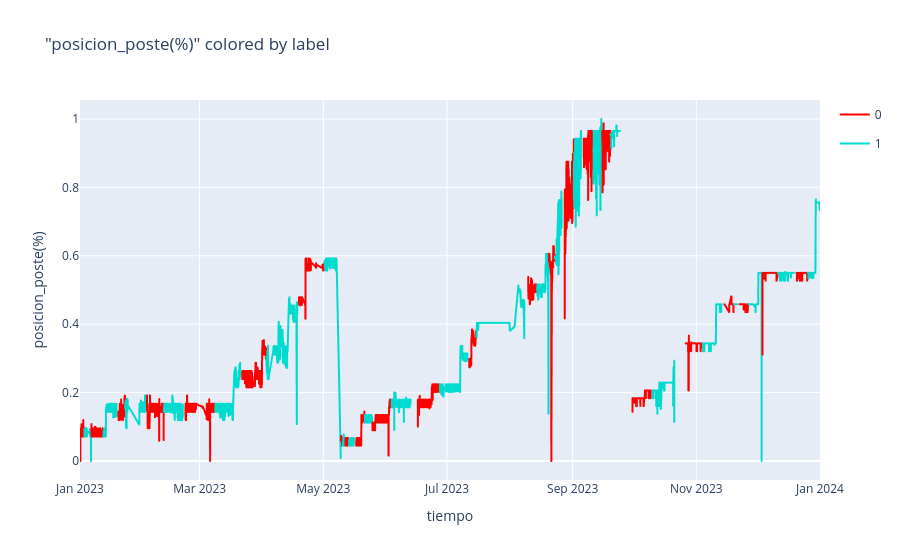

Notebook code for this chart:
### Code cell
plotLabels(dataframe    = scaled_data,
           variable     = preData.efficiency_cr1[0])

### Figure 1 — Plotly figure (JSON) as saved in the notebook; plotly's stock layout.template omitted (floating-point values rounded to 4 significant figures; data arrays with more than 128 entries replaced by an {"elided": "..."} marker saying what was removed)
{"data": [{"hoverinfo": "all", "legendgroup": "group0", "line": {"color": "rgb(255, 0, 0)"}, "mode": "lines", "name": "0", "showlegend": true, "text": "trajectory 1", "type": "scattergl", "x": {"elided": "243 str values"}, "y": {"elided": "243 float values"}}, {"legendgroup": "group0", "marker": {"color": "rgb(255, 0, 0)", "size": 10}, "mode": "markers", "name": "label 0", "showlegend": false, "type": "scattergl", "x": [null], "y": [null]}, {"hoverinfo": "all", "legendgroup": "group1", "line": {"color": "rgb(0, 219, 207)"}, "mode": "lines", "name": "1", "showlegend": true, "text": "trajectory 1", "type": "scattergl", "x": {"elided": "243 str values"}, "y": {"elided": "243 float values"}}, {"legendgroup": "group1", "marker": {"color": "rgb(0, 219, 207)", "size": 10}, "mode": "markers", "name": "label 1", "showlegend": false, "type": "scattergl", "x": [null], "y": [null]}, {"hoverinfo": "all", "legendgroup": "group0", "line": {"color": "rgb(255, 0, 0)"}, "mode": "lines", "name": "0", "showlegend": false, "text": "trajectory 3", "type": "scattergl", "x": {"elided": "614 str values"}, "y": {"elided": "614 float values"}}, {"legendgroup": "group0", "marker": {"color": "rgb(255, 0, 0)", "size": 10}, "mode": "markers", "name": "label 0", "showlegend": false, "type": "scattergl", "x": [null], "y": [null]}, {"hoverinfo": "all", "legendgroup": "group1", "line": {"color": "rgb(0, 219, 207)"}, "mode": "lines", "name": "1", "showlegend": false, "text": "trajectory 3", "type": "scattergl", "x": {"elided": "614 str values"}, "y": {"elided": "614 float values"}}, {"legendgroup": "group1", "marker": {"color": "rgb(0, 219, 207)", "size": 10}, "mode": "markers", "name": "label 1", "showlegend": false, "type": "scattergl", "x": [null], "y": [null]}, {"hoverinfo": "all", "legendgroup": "group0", "line": {"color": "rgb(255, 0, 0)"}, "mode": "lines", "name": "0", "showlegend": false, "text": "trajectory 7", "type": "scattergl", "x": {"elided": "443 str values"}, "y": {"elided": "443 float values"}}, {"legendgroup": "group0", "marker": {"color": "rgb(255, 0, 0)", "size": 10}, "mode": "markers", "name": "label 0", "showlegend": false, "type": "scattergl", "x": [null], "y": [null]}, {"hoverinfo": "all", "legendgroup": "group1", "line": {"color": "rgb(0, 219, 207)"}, "mode": "lines", "name": "1", "showlegend": false, "text": "trajectory 7", "type": "scattergl", "x": {"elided": "442 str values"}, "y": {"elided": "442 float values"}}, {"legendgroup": "group1", "marker": {"color": "rgb(0, 219, 207)", "size": 10}, "mode": "markers", "name": "label 1", "showlegend": false, "type": "scattergl", "x": [null], "y": [null]}, {"hoverinfo": "all", "legendgroup": "group0", "line": {"color": "rgb(255, 0, 0)"}, "mode": "lines", "name": "0", "showlegend": false, "text": "trajectory 9", "type": "scattergl", "x": {"elided": "748 str values"}, "y": {"elided": "748 float values"}}, {"legendgroup": "group0", "marker": {"color": "rgb(255, 0, 0)", "size": 10}, "mode": "markers", "name": "label 0", "showlegend": false, "type": "scattergl", "x": [null], "y": [null]}, {"hoverinfo": "all", "legendgroup": "group1", "line": {"color": "rgb(0, 219, 207)"}, "mode": "lines", "name": "1", "showlegend": false, "text": "trajectory 9", "type": "scattergl", "x": {"elided": "748 str values"}, "y": {"elided": "748 float values"}}, {"legendgroup": "group1", "marker": {"color": "rgb(0, 219, 207)", "size": 10}, "mode": "markers", "name": "label 1", "showlegend": false, "type": "scattergl", "x": [null], "y": [null]}, {"hoverinfo": "all", "legendgroup": "group0", "line": {"color": "rgb(255, 0, 0)"}, "mode": "lines", "name": "0", "showlegend": false, "text": "trajectory 11", "type": "scattergl", "x": {"elided": "993 str values"}, "y": {"elided": "993 float values"}}, {"legendgroup": "group0", "marker": {"color": "rgb(255, 0, 0)", "size": 10}, "mode": "markers", "name": "label 0", "showlegend": false, "type": "scattergl", "x": [null], "y": [null]}, {"hoverinfo": "all", "legendgroup": "group1", "line": {"color": "rgb(0, 219, 207)"}, "mode": "lines", "name": "1", "showlegend": false, "text": "trajectory 11", "type": "scattergl", "x": {"elided": "993 str values"}, "y": {"elided": "993 float values"}}, {"legendgroup": "group1", "marker": {"color": "rgb(0, 219, 207)", "size": 10}, "mode": "markers", "name": "label 1", "showlegend": false, "type": "scattergl", "x": [null], "y": [null]}, {"hoverinfo": "all", "legendgroup": "group0", "line": {"color": "rgb(255, 0, 0)"}, "mode": "lines", "name": "0", "showlegend": false, "text": "trajectory 15", "type": "scattergl", "x": {"elided": "1124 str values"}, "y": {"elided": "1124 float values"}}, {"legendgroup": "group0", "marker": {"color": "rgb(255, 0, 0)", "size": 10}, "mode": "markers", "name": "label 0", "showlegend": false, "type": "scattergl", "x": [null], "y": [null]}, {"hoverinfo": "all", "legendgroup": "group1", "line": {"color": "rgb(0, 219, 207)"}, "mode": "lines", "name": "1", "showlegend": false, "text": "trajectory 15", "type": "scattergl", "x": {"elided": "1123 str values"}, "y": {"elided": "1123 float values"}}, {"legendgroup": "group1", "marker": {"color": "rgb(0, 219, 207)", "size": 10}, "mode": "markers", "name": "label 1", "showlegend": false, "type": "scattergl", "x": [null], "y": [null]}, {"hoverinfo": "all", "legendgroup": "group0", "line": {"color": "rgb(255, 0, 0)"}, "mode": "lines", "name": "0", "showlegend": false, "text": "trajectory 17", "type": "scattergl", "x": {"elided": "586 str values"}, "y": {"elided": "586 float values"}}, {"legendgroup": "group0", "marker": {"color": "rgb(255, 0, 0)", "size": 10}, "mode": "markers", "name": "label 0", "showlegend": false, "type": "scattergl", "x": [null], "y": [null]}, {"hoverinfo": "all", "legendgroup": "group1", "line": {"color": "rgb(0, 219, 207)"}, "mode": "lines", "name": "1", "showlegend": false, "text": "trajectory 17", "type": "scattergl", "x": {"elided": "585 str values"}, "y": {"elided": "585 float values"}}, {"legendgroup": "group1", "marker": {"color": "rgb(0, 219, 207)", "size": 10}, "mode": "markers", "name": "label 1", "showlegend": false, "type": "scattergl", "x": [null], "y": [null]}, {"hoverinfo": "all", "legendgroup": "group0", "line": {"color": "rgb(255, 0, 0)"}, "mode": "lines", "name": "0", "showlegend": false, "text": "trajectory 19", "type": "scattergl", "x": {"elided": "148 str values"}, "y": {"elided": "148 float values"}}, {"legendgroup": "group0", "marker": {"color": "rgb(255, 0, 0)", "size": 10}, "mode": "markers", "name": "label 0", "showlegend": false, "type": "scattergl", "x": [null], "y": [null]}, {"hoverinfo": "all", "legendgroup": "group1", "line": {"color": "rgb(0, 219, 207)"}, "mode": "lines", "name": "1", "showlegend": false, "text": "trajectory 19", "type": "scattergl", "x": {"elided": "148 str values"}, "y": {"elided": "148 float values"}}, {"legendgroup": "group1", "marker": {"color": "rgb(0, 219, 207)", "size": 10}, "mode": "markers", "name": "label 1", "showlegend": false, "type": "scattergl", "x": [null], "y": [null]}, {"hoverinfo": "all", "legendgroup": "group0", "line": {"color": "rgb(255, 0, 0)"}, "mode": "lines", "name": "0", "showlegend": false, "text": "trajectory 21", "type": "scattergl", "x": {"elided": "223 str values"}, "y": {"elided": "223 float values"}}, {"legendgroup": "group0", "marker": {"color": "rgb(255, 0, 0)", "size": 10}, "mode": "markers", "name": "label 0", "showlegend": false, "type": "scattergl", "x": [null], "y": [null]}, {"hoverinfo": "all", "legendgroup": "group1", "line": {"color": "rgb(0, 219, 207)"}, "mode": "lines", "name": "1", "showlegend": false, "text": "trajectory 21", "type": "scattergl", "x": {"elided": "222 str values"}, "y": {"elided": "222 float values"}}, {"legendgroup": "group1", "marker": {"color": "rgb(0, 219, 207)", "size": 10}, "mode": "markers", "name": "label 1", "showlegend": false, "type": "scattergl", "x": [null], "y": [null]}, {"hoverinfo": "all", "legendgroup": "group0", "line": {"color": "rgb(255, 0, 0)"}, "mode": "lines", "name": "0", "showlegend": false, "text": "trajectory 23", "type": "scattergl", "x": {"elided": "403 str values"}, "y": {"elided": "403 float values"}}, {"legendgroup": "group0", "marker": {"color": "rgb(255, 0, 0)", "size": 10}, "mode": "markers", "name": "label 0", "showlegend": false, "type": "scattergl", "x": [null], "y": [null]}, {"hoverinfo": "all", "legendgroup": "group1", "line": {"color": "rgb(0, 219, 207)"}, "mode": "lines", "name": "1", "showlegend": false, "text": "trajectory 23", "type": "scattergl", "x": {"elided": "402 str values"}, "y": {"elided": "402 float values"}}, {"legendgroup": "group1", "marker": {"color": "rgb(0, 219, 207)", "size": 10}, "mode": "markers", "name": "label 1", "showlegend": false, "type": "scattergl", "x": [null], "y": [null]}, {"hoverinfo": "all", "legendgroup": "group0", "line": {"color": "rgb(255, 0, 0)"}, "mode": "lines", "name": "0", "showlegend": false, "text": "trajectory 25", "type": "scattergl", "x": {"elided": "897 str values"}, "y": {"elided": "897 float values"}}, {"legendgroup": "group0", "marker": {"color": "rgb(255, 0, 0)", "size": 10}, "mode": "markers", "name": "label 0", "showlegend": false, "type": "scattergl", "x": [null], "y": [null]}, {"hoverinfo": "all", "legendgroup": "group1", "line": {"color": "rgb(0, 219, 207)"}, "mode": "lines", "name": "1", "showlegend": false, "text": "trajectory 25", "type": "scattergl", "x": {"elided": "896 str values"}, "y": {"elided": "896 float values"}}, {"legendgroup": "group1", "marker": {"color": "rgb(0, 219, 207)", "size": 10}, "mode": "markers", "name": "label 1", "showlegend": false, "type": "scattergl", "x": [null], "y": [null]}, {"hoverinfo": "all", "legendgroup": "group0", "line": {"color": "rgb(255, 0, 0)"}, "mode": "lines", "name": "0", "showlegend": false, "text": "trajectory 27", "type": "scattergl", "x": {"elided": "1225 str values"}, "y": {"elided": "1225 float values"}}, {"legendgroup": "group0", "marker": {"color": "rgb(255, 0, 0)", "size": 10}, "mode": "markers", "name": "label 0", "showlegend": false, "type": "scattergl", "x": [null], "y": [null]}, {"hoverinfo": "all", "legendgroup": "group1", "line": {"color": "rgb(0, 219, 207)"}, "mode": "lines", "name": "1", "showlegend": false, "text": "trajectory 27", "type": "scattergl", "x": {"elided": "1225 str values"}, "y": {"elided": "1225 float values"}}, {"legendgroup": "group1", "marker": {"color": "rgb(0, 219, 207)", "size": 10}, "mode": "markers", "name": "label 1", "showlegend": false, "type": "scattergl", "x": [null], "y": [null]}, {"hoverinfo": "all", "legendgroup": "group0", "line": {"color": "rgb(255, 0, 0)"}, "mode": "lines", "name": "0", "showlegend": false, "text": "trajectory 29", "type": "scattergl", "x": {"elided": "476 str values"}, "y": {"elided": "476 float values"}}, {"legendgroup": "group0", "marker": {"color": "rgb(255, 0, 0)", "size": 10}, "mode": "markers", "name": "label 0", "showlegend": false, "type": "scattergl", "x": [null], "y": [null]}, {"hoverinfo": "all", "legendgroup": "group1", "line": {"color": "rgb(0, 219, 207)"}, "mode": "lines", "name": "1", "showlegend": false, "text": "trajectory 29", "type": "scattergl", "x": {"elided": "476 str values"}, "y": {"elided": "476 float values"}}, {"legendgroup": "group1", "marker": {"color": "rgb(0, 219, 207)", "size": 10}, "mode": "markers", "name": "label 1", "showlegend": false, "type": "scattergl", "x": [null], "y": [null]}, {"hoverinfo": "all", "legendgroup": "group0", "line": {"color": "rgb(255, 0, 0)"}, "mode": "lines", "name": "0", "showlegend": false, "text": "trajectory 37", "type": "scattergl", "x": {"elided": "514 str values"}, "y": {"elided": "514 float values"}}, {"legendgroup": "group0", "marker": {"color": "rgb(255, 0, 0)", "size": 10}, "mode": "markers", "name": "label 0", "showlegend": false, "type": "scattergl", "x": [null], "y": [null]}, {"hoverinfo": "all", "legendgroup": "group1", "line": {"color": "rgb(0, 219, 207)"}, "mode": "lines", "name": "1", "showlegend": false, "text": "trajectory 37", "type": "scattergl", "x": {"elided": "513 str values"}, "y": {"elided": "513 float values"}}, {"legendgroup": "group1", "marker": {"color": "rgb(0, 219, 207)", "size": 10}, "mode": "markers", "name": "label 1", "showlegend": false, "type": "scattergl", "x": [null], "y": [null]}, {"hoverinfo": "all", "legendgroup": "group0", "line": {"color": "rgb(255, 0, 0)"}, "mode": "lines", "name": "0", "showlegend": false, "text": "trajectory 39", "type": "scattergl", "x": {"elided": "317 str values"}, "y": {"elided": "317 float values"}}, {"legendgroup": "group0", "marker": {"color": "rgb(255, 0, 0)", "size": 10}, "mode": "markers", "name": "label 0", "showlegend": false, "type": "scattergl", "x": [null], "y": [null]}, {"hoverinfo": "all", "legendgroup": "group1", "line": {"color": "rgb(0, 219, 207)"}, "mode": "lines", "name": "1", "showlegend": false, "text": "trajectory 39", "type": "scattergl", "x": {"elided": "316 str values"}, "y": {"elided": "316 float values"}}, {"legendgroup": "group1", "marker": {"color": "rgb(0, 219, 207)", "size": 10}, "mode": "markers", "name": "label 1", "showlegend": false, "type": "scattergl", "x": [null], "y": [null]}, {"hoverinfo": "all", "legendgroup": "group0", "line": {"color": "rgb(255, 0, 0)"}, "mode": "lines", "name": "0", "showlegend": false, "text": "trajectory 45", "type": "scattergl", "x": {"elided": "440 str values"}, "y": {"elided": "440 float values"}}, {"legendgroup": "group0", "marker": {"color": "rgb(255, 0, 0)", "size": 10}, "mode": "markers", "name": "label 0", "showlegend": false, "type": "scattergl", "x": [null], "y": [null]}, {"hoverinfo": "all", "legendgroup": "group1", "line": {"color": "rgb(0, 219, 207)"}, "mode": "lines", "name": "1", "showlegend": false, "text": "trajectory 45", "type": "scattergl", "x": {"elided": "440 str values"}, "y": {"elided": "440 float values"}}, {"legendgroup": "group1", "marker": {"color": "rgb(0, 219, 207)", "size": 10}, "mode": "markers", "name": "label 1", "showlegend": false, "type": "scattergl", "x": [null], "y": [null]}, {"hoverinfo": "all", "legendgroup": "group0", "line": {"color": "rgb(255, 0, 0)"}, "mode": "lines", "name": "0", "showlegend": false, "text": "trajectory 49", "type": "scattergl", "x": {"elided": "485 str values"}, "y": {"elided": "485 float values"}}, {"legendgroup": "group0", "marker": {"color": "rgb(255, 0, 0)", "size": 10}, "mode": "markers", "name": "label 0", "showlegend": false, "type": "scattergl", "x": [null], "y": [null]}, {"hoverinfo": "all", "legendgroup": "group1", "line": {"color": "rgb(0, 219, 207)"}, "mode": "lines", "name": "1", "showlegend": false, "text": "trajectory 49", "type": "scattergl", "x": {"elided": "485 str values"}, "y": {"elided": "485 float values"}}, {"legendgroup": "group1", "marker": {"color": "rgb(0, 219, 207)", "size": 10}, "mode": "markers", "name": "label 1", "showlegend": false, "type": "scattergl", "x": [null], "y": [null]}, {"hoverinfo": "all", "legendgroup": "group0", "line": {"color": "rgb(255, 0, 0)"}, "mode": "lines", "name": "0", "showlegend": false, "text": "trajectory 51", "type": "scattergl", "x": {"elided": "455 str values"}, "y": {"elided": "455 float values"}}, {"legendgroup": "group0", "marker": {"color": "rgb(255, 0, 0)", "size": 10}, "mode": "markers", "name": "label 0", "showlegend": false, "type": "scattergl", "x": [null], "y": [null]}, {"hoverinfo": "all", "legendgroup": "group1", "line": {"color": "rgb(0, 219, 207)"}, "mode": "lines", "name": "1", "showlegend": false, "text": "trajectory 51", "type": "scattergl", "x": {"elided": "454 str values"}, "y": {"elided": "454 float values"}}, {"legendgroup": "group1", "marker": {"color": "rgb(0, 219, 207)", "size": 10}, "mode": "markers", "name": "label 1", "showlegend": false, "type": "scattergl", "x": [null], "y": [null]}, {"hoverinfo": "all", "legendgroup": "group0", "line": {"color": "rgb(255, 0, 0)"}, "mode": "lines", "name": "0", "showlegend": false, "text": "trajectory 55", "type": "scattergl", "x": {"elided": "1246 str values"}, "y": {"elided": "1246 float values"}}, {"legendgroup": "group0", "marker": {"color": "rgb(255, 0, 0)", "size": 10}, "mode": "markers", "name": "label 0", "showlegend": false, "type": "scattergl", "x": [null], "y": [null]}, {"hoverinfo": "all", "legendgroup": "group1", "line": {"color": "rgb(0, 219, 207)"}, "mode": "lines", "name": "1", "showlegend": false, "text": "trajectory 55", "type": "scattergl", "x": {"elided": "1245 str values"}, "y": {"elided": "1245 float values"}}, {"legendgroup": "group1", "marker": {"color": "rgb(0, 219, 207)", "size": 10}, "mode": "markers", "name": "label 1", "showlegend": false, "type": "scattergl", "x": [null], "y": [null]}, {"hoverinfo": "all", "legendgroup": "group0", "line": {"color": "rgb(255, 0, 0)"}, "mode": "lines", "name": "0", "showlegend": false, "text": "trajectory 61", "type": "scattergl", "x": {"elided": "1004 str values"}, "y": {"elided": "1004 float values"}}, {"legendgroup": "group0", "marker": {"color": "rgb(255, 0, 0)", "size": 10}, "mode": "markers", "name": "label 0", "showlegend": false, "type": "scattergl", "x": [null], "y": [null]}, {"hoverinfo": "all", "legendgroup": "group1", "line": {"color": "rgb(0, 219, 207)"}, "mode": "lines", "name": "1", "showlegend": false, "text": "trajectory 61", "type": "scattergl", "x": {"elided": "1003 str values"}, "y": {"elided": "1003 float values"}}, {"legendgroup": "group1", "marker": {"color": "rgb(0, 219, 207)", "size": 10}, "mode": "markers", "name": "label 1", "showlegend": false, "type": "scattergl", "x": [null], "y": [null]}, {"hoverinfo": "all", "legendgroup": "group0", "line": {"color": "rgb(255, 0, 0)"}, "mode": "lines", "name": "0", "showlegend": false, "text": "trajectory 63", "type": "scattergl", "x": {"elided": "166 str values"}, "y": {"elided": "166 float values"}}, {"legendgroup": "group0", "marker": {"color": "rgb(255, 0, 0)", "size": 10}, "mode": "markers", "name": "label 0", "showlegend": false, "type": "scattergl", "x": [null], "y": [null]}, {"hoverinfo": "all", "legendgroup": "group1", "line": {"color": "rgb(0, 219, 207)"}, "mode": "lines", "name": "1", "showlegend": false, "text": "trajectory 63", "type": "scattergl", "x": {"elided": "165 str values"}, "y": {"elided": "165 float values"}}, {"legendgroup": "group1", "marker": {"color": "rgb(0, 219, 207)", "size": 10}, "mode": "markers", "name": "label 1", "showlegend": false, "type": "scattergl", "x": [null], "y": [null]}, {"hoverinfo": "all", "legendgroup": "group0", "line": {"color": "rgb(255, 0, 0)"}, "mode": "lines", "name": "0", "showlegend": false, "text": "trajectory 65", "type": "scattergl", "x": {"elided": "469 str values"}, "y": {"elided": "469 float values"}}, {"legendgroup": "group0", "marker": {"color": "rgb(255, 0, 0)", "size": 10}, "mode": "markers", "name": "label 0", "showlegend": false, "type": "scattergl", "x": [null], "y": [null]}, {"hoverinfo": "all", "legendgroup": "group1", "line": {"color": "rgb(0, 219, 207)"}, "mode": "lines", "name": "1", "showlegend": false, "text": "trajectory 65", "type": "scattergl", "x": {"elided": "468 str values"}, "y": {"elided": "468 float values"}}, {"legendgroup": "group1", "marker": {"color": "rgb(0, 219, 207)", "size": 10}, "mode": "markers", "name": "label 1", "showlegend": false, "type": "scattergl", "x": [null], "y": [null]}, {"hoverinfo": "all", "legendgroup": "group0", "line": {"color": "rgb(255, 0, 0)"}, "mode": "lines", "name": "0", "showlegend": false, "text": "trajectory 67", "type": "scattergl", "x": {"elided": "720 str values"}, "y": {"elided": "720 float values"}}, {"legendgroup": "group0", "marker": {"color": "rgb(255, 0, 0)", "size": 10}, "mode": "markers", "name": "label 0", "showlegend": false, "type": "scattergl", "x": [null], "y": [null]}, {"hoverinfo": "all", "legendgroup": "group1", "line": {"color": "rgb(0, 219, 207)"}, "mode": "lines", "name": "1", "showlegend": false, "text": "trajectory 67", "type": "scattergl", "x": {"elided": "719 str values"}, "y": {"elided": "719 float values"}}, {"legendgroup": "group1", "marker": {"color": "rgb(0, 219, 207)", "size": 10}, "mode": "markers", "name": "label 1", "showlegend": false, "type": "scattergl", "x": [null], "y": [null]}, {"hoverinfo": "all", "legendgroup": "group0", "line": {"color": "rgb(255, 0, 0)"}, "mode": "lines", "name": "0", "showlegend": false, "text": "trajectory 71", "type": "scattergl", "x": {"elided": "572 str values"}, "y": {"elided": "572 float values"}}, {"legendgroup": "group0", "marker": {"color": "rgb(255, 0, 0)", "size": 10}, "mode": "markers", "name": "label 0", "showlegend": false, "type": "scattergl", "x": [null], "y": [null]}, {"hoverinfo": "all", "legendgroup": "group1", "line": {"color": "rgb(0, 219, 207)"}, "mode": "lines", "name": "1", "showlegend": false, "text": "trajectory 71", "type": "scattergl", "x": {"elided": "571 str values"}, "y": {"elided": "571 float values"}}, {"legendgroup": "group1", "marker": {"color": "rgb(0, 219, 207)", "size": 10}, "mode": "markers", "name": "label 1", "showlegend": false, "type": "scattergl", "x": [null], "y": [null]}], "layout": {"showlegend": true, "title": {"text": "\"posicion_poste(%)\" colored by label"}, "xaxis": {"title": {"text": "tiempo"}}, "yaxis": {"title": {"text": "posicion_poste(%)"}}}}
